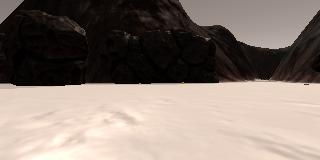
#> input picture my-rover-data/IMG/robocam_2017_06_29_08_05_35_354.jpg, 320 x 160 px
$ python -i perception.py   (imports and definitions only)   (older library calls are emulated)
#> lines starting #> are read from the running program, lines starting #| are printed output that depends on the picture; after the words box and inside, x2 and y2 are one past the last pixel; in counts of white or black regions, pixels touching at a corner belong together
import numpy as np
import cv2
import matplotlib.image as mpimg
import PIL
from supporting_functions import update_rover

'''
PERSPECTIVE TRANSFORM
'''
#WARPED PERSPECTIVE TRANSFORM
# [5 lines left out: function perspect_transform, not called in this run]

'''
COLOR THRESHOLDING OF GROUND, OBSTACLES, AND ROCKS
'''
#GROUND
def navigable_thresh(img):
    image_otsu = cv2.cvtColor(img, cv2.COLOR_RGB2GRAY)
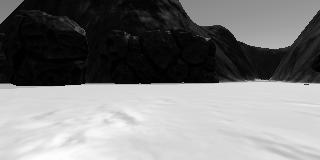
#> image_otsu: shape (160, 320); min 0, max 254, mean 125
    blur = cv2.GaussianBlur(image_otsu,(5,5),0)
    ret2,threshed_ground = cv2.threshold(blur,0,255,cv2.THRESH_BINARY+cv2.THRESH_OTSU)
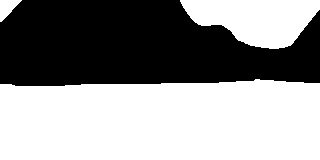
#> threshed_ground: shape (160, 320); 57.5% white; 1 black region, box (x1, y1, x2, y2) and area: (0, 0, 320, 86) 21772
#> ret2 = 110
    return threshed_ground
'''navigable_world = navigable_thresh(warped)'''

#OBSTACLES
'''obst_world = np.absolute(np.float32(navi_world) - 1) * masked'''

#GOLD ROCKS
# [6 lines left out: function rock_thresh, not called in this run]
'''rock_world = rock_thresh(warped_rock)'''

'''
COORDINATE TRANSFORMATIONS
'''
#CONVERT FROM IMAGE COORDS TO ROVER COORDS
# [31 lines left out: functions rover_coords, to_polar_coords, rotate_pix, translate_pix, pix_to_world, not called in this run]

'''
PERCEPTION FUNCTION
'''
# [79 lines left out: function perception_step, not called in this run]

>>> import cv2
>>> picture = cv2.cvtColor(cv2.imread('../../my-rover-data/IMG/robocam_2017_06_29_08_05_35_354.jpg'), cv2.COLOR_BGR2RGB)
>>> result = navigable_thresh(picture)
